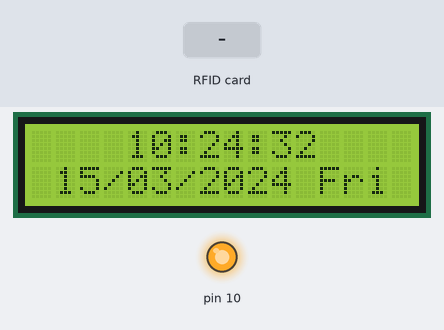
This sketch was run on a simulated Arduino Uno, built with avr-gcc and run on an emulated ATmega328P. Parts: 16×2 character LCD, output pins drawn as LEDs (lit = HIGH). The test bench sets the inputs (shaded band). WiFi joins after 1.5 s; servers stay silent unless stated; uploads are accepted with an empty reply; the local clock reads 2024-03-15 10:24:30 at power-on unless the sketch sets it; what the sketch prints to the serial monitor is not drawn.

Above: at 2.7 s.
At 3.8 s:
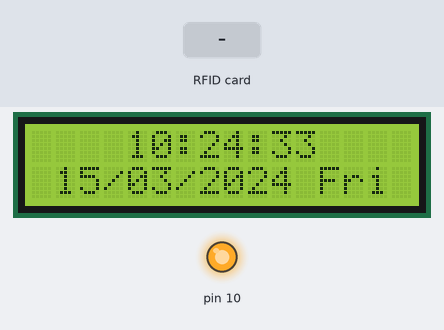
3.9 s: RFID card 5E 7A 19 C4 held to the reader
At 5.4 s:
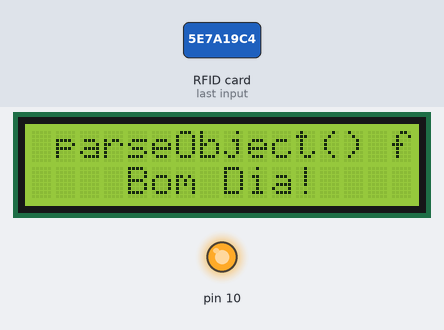
Timing chart, 0 to 6.9 s (numbered marks = the images above; inputs shaded):
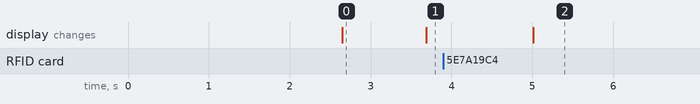

Measured:
- after the input at 3.9 s, the display: changes after 1.1 s (image 2)
- what the display in image 0 shows lasts 1.0 s, from 2.7 s to 3.7 s

The sketch:

TCC_PED.ino
```cpp
// (licence header left out)
#include <SPI.h>
#include <DS1307.h>
#include <MFRC522.h>
#include <Ethernet.h>
#include <ArduinoJson.h>
#include <LiquidCrystal.h>

char* requestServer();
const char* parseJson();

byte status;
char* jsonString;

// Inicializa RTC
DS1307 rtc(A4, A5);

// Inicializa MFRC522
#define SS_PIN 9
#define RST_PIN 8
MFRC522 mfrc522(SS_PIN, RST_PIN);

// Endereço MAC do Ethernet Shield
byte mac[] = {
  0x90, 0xA2, 0xDA, 0x0F, 0x3A, 0xDC };

// Endereço IP do Servidor
IPAddress  server( 192, 168, 1, 100 ); //server( 192, 168, 1, 105 );

// Endereço IP do Arduino
IPAddress ip( 192, 168, 1, 110 );

// Inicializa o Ethernet client library
// com o endereço IP do servidor (porta 80 é padrão para HTTP)
EthernetClient client;

// Inicializa LCD
LiquidCrystal lcd(7, 6, 5, 4, 3, 2);

void setup() {
  SPI.begin();          // Inicia  SPI bus
  mfrc522.PCD_Init();   // Inicia MFRC522

  rtc.halt(false);      //Aciona o relogio

  lcd.begin(16, 2);    //Define o LCD com 16 colunas e 2 linhas

  //As linhas abaixo setam a data e hora do modulo
  //e podem ser comentada apos a primeira utilizacao

  //rtc.setDOW(THURSDAY);        //Define o dia da semana
  //rtc.setTime(18, 22, 00);   //Define o horario
  //rtc.setDate(14, 5, 2015);  //Define o dia, mes e ano

  //Definicoes do pino SQW/Out
  rtc.setSQWRate(SQW_RATE_1);
  rtc.enableSQW(true);

  Serial.begin(9600);

  // inicia a conexão Ethernet
  if (Ethernet.begin(mac) == 0) {
    Serial.println("Falha para configurar Ethernet usando DHCP");

    Ethernet.begin(mac, ip);
  }
  // da ao Ethernet shield um segundo para inicializar
  delay(1000);
  Serial.println("Conectando...");
}

void loop()
{
  // Look for new cards
  if ( ! mfrc522.PICC_IsNewCardPresent())
  {
    //return;
    status = 0;
  }
  // Select one of the cards
  if ( ! mfrc522.PICC_ReadCardSerial())
  {
    //return;
    status = 0;
  }
  else
  {
     status = 1;
  }

  switch (status)
  {
    case 0:
      //Mostra a hora atual no display
      lcd.setCursor(4, 0);
      lcd.print(rtc.getTimeStr());

      //Mostra a data atual no display
      lcd.setCursor(1, 1);
      lcd.print(rtc.getDateStr(FORMAT_LONG, FORMAT_LITTLEENDIAN, '/'));

      //Mostra o dia da semana no display
      lcd.setCursor(12, 1);
      lcd.print(rtc.getDOWStr(FORMAT_SHORT));

      //Aguarda 1 segundo e repete o processo
      delay (1000);
      break;
    case 1:
      String conteudo= "";
      for (byte i = 0; i < mfrc522.uid.size; i++)
      {
         conteudo.concat(String(mfrc522.uid.uidByte[i] < 0x10 ? " 0" : " "));
         conteudo.concat(String(mfrc522.uid.uidByte[i], HEX));
      }
      conteudo.toUpperCase();
      conteudo.trim();

      jsonString = requestServer(conteudo);

      const char* nome = parseJson();
      Serial.println();
      Serial.println(nome);

      lcd.clear();
      lcd.setCursor(1,0);
      lcd.print(nome);

      Time t = rtc.getTime();
      if (t.hour < 12)
      {
        lcd.setCursor(4,1);
        lcd.print("Bom Dia!");
      }
      else if (t.hour < 18)
      {
        lcd.setCursor(3,1);
        lcd.print("Boa Tarde!");
      }
      else
      {
        lcd.setCursor(3,1);
        lcd.print("Boa Noite!");
      }
      delay(3000);
      lcd.clear();
      break;
  }
}

char* requestServer(String uid)
{
  boolean readJson = false;
  byte i = 0;
  char* output = "xxxxxxxxxxxxxxxxxxxxxxxxxxxxx";
  String data;

  data = "uid="+uid+"&hora="+rtc.getTimeStr()+"&data="+rtc.getDateStr(FORMAT_LONG, FORMAT_LITTLEENDIAN, '/')+"&dia="+rtc.getDOWStr(FORMAT_SHORT);

  // inicia conexão com servidor
  if (client.connect(server, 80)) {
    Serial.println("Conectado");

    client.println("POST /tcc/ponto-eletronico.php HTTP/1.1");
    client.println("Host: 192.168.1.100");
    client.println("User-Agent: Arduino/1.0");
    client.println("Connection: close");
    client.println("Content-Type: application/x-www-form-urlencoded;");
    client.print("Content-Length: ");
    client.println(data.length());
    client.println();
    client.println(data);
    client.println();

    //Aguardando conexao
    while(!client.available()){
      delay(1);
    }

    // Percorre os caracteres do envelope HTTP do servidor e armazena na String apenas o conteudo JSON
    while ( client.available() ) {
      char c = client.read();

      if ( c == '{' ) {
        readJson = true;
      }
      if ( readJson ) {
        output[i++] = c;
        if ( c == '}' ) {
          output[i] = '0';
        }
      }
    }
  }
  else {
    // não hove conexão com o servidor
    Serial.println("Conexão Falhou");
  }

  //Aguarda a desconexao com o servidor
  while( client.connected() ) {
    delay(1);
  }

   // desconectado o cliente
  if (!client.connected()) {
    Serial.println();
    Serial.println("Desconectado.");
    client.stop();
  }

  return output;
}

const char* parseJson()
{
  StaticJsonBuffer<29> jsonBuffer;

  JsonObject& root = jsonBuffer.parseObject(jsonString);

  if (!root.success()) {
    return "parseObject() failed";
  }

  return root["nome"];
}
```
